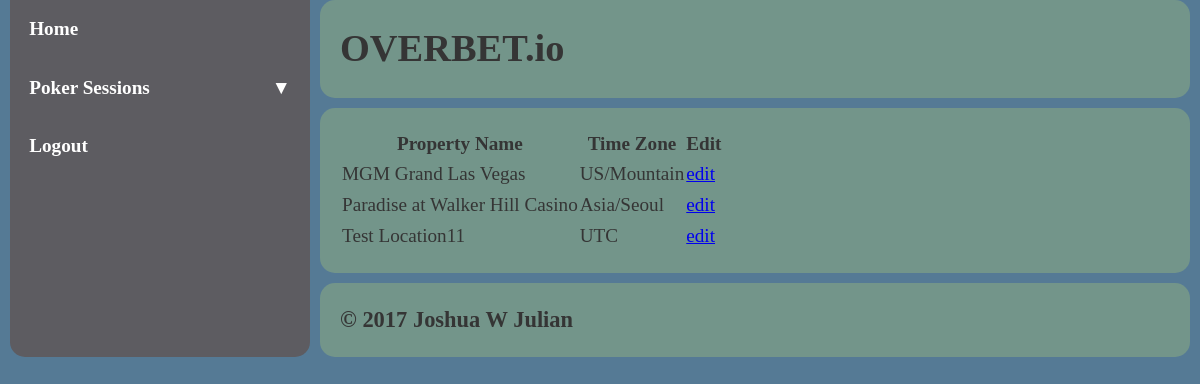
The app's page /locations/list/ (signed in) with its own data.
### locations/models.py (models this page shows, shortened)
class Location(models.Model):
    name = models.CharField(max_length=256)
    timezone = models.CharField(
        max_length=256,
        choices=[(item,item) for item in common_timezones],
        default='UTC',
    )
    public = models.BooleanField(default=False)
    created_by = models.ForeignKey(User)
    created_on = models.DateTimeField(auto_now_add=True)
    updated_on = models.DateTimeField(auto_now=True)
    deleted = models.BooleanField(default=False)

### locations/views.py (the view)
@login_required
def list(request):
  context = {}
  if request.method == 'GET':
    locations = Location.objects.filter(public=True) | Location.objects.filter(created_by=request.user)
    context['locations'] = locations
  return render(request, 'locations/list.html', context)

### templates/locations/list.html
{% extends 'base.html' %}
{% block content %}
<table>
  <tr>
    <th>Property Name</th>
    <th>Time Zone</th>
    <th>Edit</th>
  </tr>
  {% for location in locations %}
  <tr>
    <td>{{ location.name }}</td>
    <td>{{ location.timezone }}</td>
    <td><a href="{% url 'locations:edit' location.id %}">edit</a></td>
  </tr>
  {% endfor %}
</table>
{% endblock %}

### static/css/base.css (style rules this page uses)
* { margin: 0; padding: 0; box-sizing: border-box; --primary-color:#5D5C61; --secondary-color:#73958A; --background-color:#557A95; --accent-color2: #8D8741; --accent-color3: #BDBEA9; --nav-bg: var(--primary-color); }
html { background: var(--background-color); }

### records on screen
Location: name "MGM Grand Las Vegas", timezone "US/Mountain"
Location: name "Paradise at Walker Hill Casino", timezone "Asia/Seoul"
Location: name "Test Location11", timezone "UTC"
